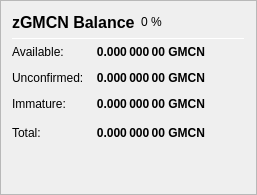
                   <widget class="QFrame" name="frame_ZerocoinBalances">
                    <property name="frameShape">
                     <enum>QFrame::StyledPanel</enum>
                    </property>
                    <property name="frameShadow">
                     <enum>QFrame::Raised</enum>
                    </property>
                    <layout class="QVBoxLayout" name="verticalLayout_7">
                     <item>
                      <layout class="QHBoxLayout" name="horizontalLayout_8" stretch="0">
                       <item>
                        <widget class="QLabel" name="label_5z_3">
                         <property name="minimumSize">
                          <size>
                           <width>0</width>
                           <height>20</height>
                          </size>
                         </property>
                         <property name="font">
                          <font>
                           <pointsize>12</pointsize>
                           <weight>75</weight>
                           <bold>true</bold>
                          </font>
                         </property>
                         <property name="text">
                          <string>zGMCN Balance</string>
                         </property>
                        </widget>
                       </item>
                       <item>
                        <widget class="QLabel" name="labelzGMCNPercent">
                         <property name="text">
                          <string notr="true">0 %</string>
                         </property>
                        </widget>
                       </item>
                       <item>
                        <spacer name="horizontalSpacer_11">
                         <property name="orientation">
                          <enum>Qt::Horizontal</enum>
                         </property>
                         <property name="sizeHint" stdset="0">
                          <size>
                           <width>40</width>
                           <height>20</height>
                          </size>
                         </property>
                        </spacer>
                       </item>
                      </layout>
                     </item>
                     <item>
                      <widget class="Line" name="line_ZerocoinBalance">
                       <property name="minimumSize">
                        <size>
                         <width>0</width>
                         <height>1</height>
                        </size>
                       </property>
                       <property name="maximumSize">
                        <size>
                         <width>16777215</width>
                         <height>1</height>
                        </size>
                       </property>
                       <property name="orientation">
                        <enum>Qt::Horizontal</enum>
                       </property>
                      </widget>
                     </item>
                     <item>
                      <layout class="QGridLayout" name="gridLayout_5">
                       <property name="spacing">
                        <number>12</number>
                       </property>
                       <item row="1" column="0">
                        <widget class="QLabel" name="labelzBalanceMatureText">
                         <property name="toolTip">
                          <string>Mature: more than 20 confirmation and more than 3 mints of the same denomination after it was minted.
These zGMCN are spendable.</string>
                         </property>
                         <property name="text">
                          <string>Available:</string>
                         </property>
                        </widget>
                       </item>
                       <item row="1" column="1">
                        <widget class="QLabel" name="labelzBalanceMature">
                         <property name="font">
                          <font>
                           <weight>75</weight>
                           <bold>true</bold>
                          </font>
                         </property>
                         <property name="toolTip">
                          <string>Mature: more than 20 confirmation and more than 3 mints of the same denomination after it was minted.
These zGMCN are spendable.</string>
                         </property>
                         <property name="text">
                          <string notr="true">0.000 000 00 GMCN</string>
                         </property>
                         <property name="alignment">
                          <set>Qt::AlignRight|Qt::AlignTrailing|Qt::AlignVCenter</set>
                         </property>
                        </widget>
                       </item>
                       <item row="2" column="0">
                        <widget class="QLabel" name="labelzBalanceUnconfirmedText">
                         <property name="toolTip">
                          <string>Unconfirmed: less than 20 confirmations
Immature: confirmed, but less than 3 mints of the same denomination after it was minted</string>
                         </property>
                         <property name="text">
                          <string>Unconfirmed:</string>
                         </property>
                        </widget>
                       </item>
                       <item row="2" column="1">
                        <widget class="QLabel" name="labelzBalanceUnconfirmed">
                         <property name="font">
                          <font>
                           <weight>75</weight>
                           <bold>true</bold>
                          </font>
                         </property>
                         <property name="toolTip">
                          <string>Unconfirmed: less than 20 confirmations
Immature: confirmed, but less than 3 mints of the same denomination after it was minted</string>
                         </property>
                         <property name="text">
                          <string notr="true">0.000 000 00 GMCN</string>
                         </property>
                         <property name="alignment">
                          <set>Qt::AlignRight|Qt::AlignTrailing|Qt::AlignVCenter</set>
                         </property>
                        </widget>
                       </item>
                       <item row="3" column="0">
                        <widget class="QLabel" name="labelzBalanceImmatureText">
                         <property name="toolTip">
                          <string>Unconfirmed: less than 20 confirmations
Immature: confirmed, but less than 3 mints of the same denomination after it was minted</string>
                         </property>
                         <property name="text">
                          <string>Immature:</string>
                         </property>
                        </widget>
                       </item>
                       <item row="3" column="1">
                        <widget class="QLabel" name="labelzBalanceImmature">
                         <property name="font">
                          <font>
                           <weight>75</weight>
                           <bold>true</bold>
                          </font>
                         </property>
                         <property name="toolTip">
                          <string>Unconfirmed: less than 20 confirmations
Immature: confirmed, but less than 3 mints of the same denomination after it was minted</string>
                         </property>
                         <property name="text">
                          <string notr="true">0.000 000 00 GMCN</string>
                         </property>
                         <property name="alignment">
                          <set>Qt::AlignRight|Qt::AlignTrailing|Qt::AlignVCenter</set>
                         </property>
                        </widget>
                       </item>
                       <item row="4" column="0">
                        <widget class="QLabel" name="labelzBalanceText">
                         <property name="toolTip">
                          <string>Your current zGMCN balance, unconfirmed and immature zGMCN included.</string>
                         </property>
                         <property name="text">
                          <string>Total:</string>
                         </property>
                        </widget>
                       </item>
                       <item row="4" column="1">
                        <widget class="QLabel" name="labelzBalance">
                         <property name="font">
                          <font>
                           <weight>75</weight>
                           <bold>true</bold>
                          </font>
                         </property>
                         <property name="cursor">
                          <cursorShape>IBeamCursor</cursorShape>
                         </property>
                         <property name="toolTip">
                          <string>Your current zGMCN balance, unconfirmed and immature zGMCN included.</string>
                         </property>
                         <property name="text">
                          <string notr="true">0.000 000 00 GMCN</string>
                         </property>
                         <property name="alignment">
                          <set>Qt::AlignRight|Qt::AlignTrailing|Qt::AlignVCenter</set>
                         </property>
                         <property name="textInteractionFlags">
                          <set>Qt::LinksAccessibleByMouse|Qt::TextSelectableByKeyboard|Qt::TextSelectableByMouse</set>
                         </property>
                        </widget>
                       </item>
                       <item row="4" column="2">
                        <spacer name="horizontalSpacer_4">
                         <property name="orientation">
                          <enum>Qt::Horizontal</enum>
                         </property>
                         <property name="sizeHint" stdset="0">
                          <size>
                           <width>40</width>
                           <height>20</height>
                          </size>
                         </property>
                        </spacer>
                       </item>
                      </layout>
                     </item>
                     <item>
                      <spacer name="verticalSpacer_4">
                       <property name="orientation">
                        <enum>Qt::Vertical</enum>
                       </property>
                       <property name="sizeHint" stdset="0">
                        <size>
                         <width>20</width>
                         <height>40</height>
                        </size>
                       </property>
                      </spacer>
                     </item>
                    </layout>
                   </widget>
